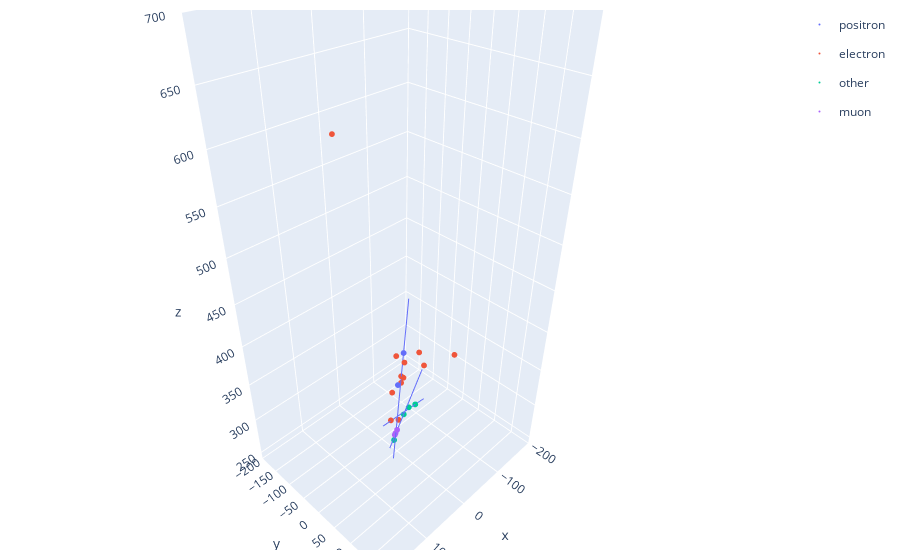

Notebook code for this chart:
### Code cell
# Plot all of the points and trajectories (FOR DEBUGGING PURPOSES)
import plotly.graph_objects as go
import plotly.express as px
import copy

x_vals = []
y_vals = []
z_vals = []
pdg_vals = []

# set the event number
event = 4

print("event: " + str(event))
print("original # of hits: {}, cut # of hits: {}".format(len(tree['EcalRecHits_v3_v12/EcalRecHits_v3_v12.xpos_'][event]), len(cutTree['EcalRecHits_v3_v12/EcalRecHits_v3_v12.xpos_'][event])))
#print("pdgID: " + str(cutTree['Pdg_ID'][event]))

cutTree['Particle'] = copy.deepcopy(cutTree['Pdg_ID'])

# convert pdg IDs to colors
for hit in range(len(cutTree['Pdg_ID'][event])):
    if cutTree['Pdg_ID'][event][hit] == 11: # e-
        cutTree['Particle'][event][hit] = 'electron'
    elif cutTree['Pdg_ID'][event][hit] == -11: # e+
        cutTree['Particle'][event][hit] = 'positron'
    elif cutTree['Pdg_ID'][event][hit] == -13: # mu-
        cutTree['Particle'][event][hit] = 'muon'
    elif cutTree['Pdg_ID'][event][hit] == 13: # mu+
        cutTree['Particle'][event][hit] = 'muon'
    elif cutTree['Pdg_ID'][event][hit] == 321: # K+
        cutTree['Particle'][event][hit] = 'kaon'
    elif cutTree['Pdg_ID'][event][hit] == -321: # K-
        cutTree['Particle'][event][hit] = 'kaon'
    else:
        cutTree['Particle'][event][hit] = 'other'

#print("colorID: " + str(cutTree['colorID'][event]))
#print("pdgID: " + str(cutTree['Pdg_ID'][event]))


# store all of the position values
for hit in range(len(cutTree['EcalRecHits_v3_v12/EcalRecHits_v3_v12.xpos_'][event])):
    x_vals.append(cutTree['EcalRecHits_v3_v12/EcalRecHits_v3_v12.xpos_'][event][hit])
    y_vals.append(cutTree['EcalRecHits_v3_v12/EcalRecHits_v3_v12.ypos_'][event][hit])
    z_vals.append(cutTree['EcalRecHits_v3_v12/EcalRecHits_v3_v12.zpos_'][event][hit])
    pdg_vals.append(cutTree['Particle'][event][hit])
        
df = {}
df['x'] = x_vals
df['y'] = y_vals
df['z'] = z_vals
df['Particle'] = pdg_vals
#print("pdg_vals: " + str(pdg_vals))

eLayerIntercepts = []
intercept = (trajectories['etraj_sp'][event][0] + layer_dz*trajectories['enorm_sp'][event][0], 
            trajectories['etraj_sp'][event][1] + layer_dz*trajectories['enorm_sp'][event][1], 
            trajectories['etraj_sp'][event][2] + layer_dz*trajectories['enorm_sp'][event][2])
eLayerIntercepts.append(intercept)
eLayerIntercepts = np.concatenate(np.array(eLayerIntercepts))
#print(eLayerIntercepts)

traj = {}
traj['trajx'] = eLayerIntercepts[0]
traj['trajy'] = eLayerIntercepts[1]
traj['trajz'] = eLayerIntercepts[2]


# radii of containment (don't need to index the event for these because all of the eLayerIntercepts are already for the nth event)

figs = []

for hit in range(len(tree2['ax'][event])):
    hough = {}
    houghX = []
    houghY = []
    houghZ = []
    # anchor point
    anchor = (tree2['ax'][event][hit],tree2['ay'][event][hit],tree2['az'][event][hit])
    houghX.append(anchor[0])
    houghY.append(anchor[1])
    houghZ.append(anchor[2])
    # positive half
    linePos = (anchor[0] + 100*tree2['bx'][event][hit],anchor[1] + 100*tree2['by'][event][hit],anchor[2] + 100*tree2['bz'][event][hit])
    houghX.append(linePos[0])
    houghY.append(linePos[1])
    houghZ.append(linePos[2])
    # negative half
    lineNeg = (anchor[0] - 100*tree2['bx'][event][hit],anchor[1] - 100*tree2['by'][event][hit],anchor[2] - 100*tree2['bz'][event][hit])
    houghX.append(lineNeg[0])
    houghY.append(lineNeg[1])
    houghZ.append(lineNeg[2])
    hough['houghX'] = houghX
    hough['houghY'] = houghY
    hough['houghZ'] = houghZ
    figH = px.line_3d(hough, x='houghX', y ='houghY', z ='houghZ')
    figs.append(figH)
'''
for layer in range(34):
    circle = {}
    radius = radius_beam_68[layer]
    centerX = eLayerIntercepts[0][layer]
    centerY = eLayerIntercepts[1][layer]
    centerZ = eLayerIntercepts[2][layer]
    theta = np.linspace(0, 2*np.pi, 360)
    circle['circleX'] = radius * np.cos(theta) + centerX
    circle['circleY'] = radius * np.sin(theta) + centerY
    circle['circleZ'] = np.zeros(360) + centerZ
    figC = px.line_3d(circle, x='circleX', y='circleY', z='circleZ')
    figs.append(figC)
'''
fig1 = px.scatter_3d(df,x='x', y='y', z='z', color='Particle', labels={
                     "x": "X (mm)",
                     "y": "Y (mm)",
                     "z": "Z (mm)"
                    }, width=700,height=700)

fig2 = px.line_3d(traj, x="trajx", y="trajy", z="trajz", labels={
                     "trajx": "X (mm)",
                     "trajy": "Y (mm)",
                     "trajz": "Z (mm)"})

figData = ()
for fig in figs:
    figData += fig.data

fig3 = go.Figure(data=fig1.data + figData)
fig3.update_xaxes(range=[-200, 200])
fig3.update_yaxes(range=[-200, 200])
fig3.update_layout(
    scene = dict(
        xaxis = dict(nticks=6, range=[-200,200],),
                     yaxis = dict(nticks=10, range=[-200,200],),
                     zaxis = dict(nticks=10, range=[240,700],),),
    autosize=False,
    margin=dict(r=20, l=10, b=10, t=10))
fig3.update_traces(marker=dict(size=2),selector=dict(mode='markers'))


fig3.show()
#print("pdgID: " + str(cutTree['Pdg_ID'][event]))

nKaons = 0
nMuons = 0
nElectrons = 0
nPositrons = 0
nOthers = 0
for pdgID in cutTree['Pdg_ID'][event]:
    if(pdgID == 11): nElectrons +=1
    elif(pdgID == -11): nPositrons +=1
    elif(pdgID == 13 or pdgID == -13): nMuons +=1
    elif(pdgID == 321 or pdgID == -321): nKaons +=1
    else: nOthers +=1

print("SUMMARY:")
print("Number of Hits: {}".format(nKaons + nMuons + nElectrons + nPositrons + nOthers))
print("-> Kaons: {}".format(nKaons))
print("-> Muons: {}".format(nMuons))
print("-> Electrons: {}".format(nElectrons))
print("-> Positrons: {}".format(nPositrons))
print("-> Others: {}".format(nOthers))

nKaons = 0
nMuons = 0
nElectrons = 0
nPositrons = 0
nOthers = 0

# events that are super hard: 5,9

### Figure 1 — Plotly figure (JSON) as saved in the notebook; plotly's stock layout.template omitted (floating-point values rounded to 4 significant figures)
{"data": [{"hovertemplate": "Particle=positron<br>X (mm)=%{x}<br>Y (mm)=%{y}<br>Z (mm)=%{z}<extra></extra>", "legendgroup": "positron", "marker": {"color": "#636efa", "size": 2, "symbol": "circle"}, "mode": "markers", "name": "positron", "scene": "scene", "showlegend": true, "type": "scatter3d", "x": [-25.02, -4.171], "y": [-9.632, -2.408], "z": [371.5, 337.5]}, {"hovertemplate": "Particle=electron<br>X (mm)=%{x}<br>Y (mm)=%{y}<br>Z (mm)=%{z}<extra></extra>", "legendgroup": "electron", "marker": {"color": "#EF553B", "size": 2, "symbol": "circle"}, "mode": "markers", "name": "electron", "scene": "scene", "showlegend": true, "type": "scatter3d", "x": [-12.51, -20.85, 16.68, -25.02, 12.51, -50.05, -45.88, -4.171, -85.96, 50.05, -12.51, 8.341], "y": [-2.408, -2.408, 4.816, -9.632, 12.04, -52.97, 12.04, 69.83, 68.89, -94.45, -2.408, -9.632], "z": [346.6, 362.4, 337.5, 337.5, 387.1, 248.4, 371.5, 387.1, 371.5, 603.0, 337.5, 288.5]}, {"hovertemplate": "Particle=other<br>X (mm)=%{x}<br>Y (mm)=%{y}<br>Z (mm)=%{z}<extra></extra>", "legendgroup": "other", "marker": {"color": "#00cc96", "size": 2, "symbol": "circle"}, "mode": "markers", "name": "other", "scene": "scene", "showlegend": true, "type": "scatter3d", "x": [-66.73, -98.48, -45.88, 2.665e-15], "y": [-38.53, -52.04, -31.3, -9.632], "z": [266.9, 253.8, 266.9, 253.8]}, {"hovertemplate": "Particle=muon<br>X (mm)=%{x}<br>Y (mm)=%{y}<br>Z (mm)=%{z}<extra></extra>", "legendgroup": "muon", "marker": {"color": "#ab63fa", "size": 2, "symbol": "circle"}, "mode": "markers", "name": "muon", "scene": "scene", "showlegend": true, "type": "scatter3d", "x": [4.171, 8.341, 16.68], "y": [-2.408, 4.816, 19.26], "z": [266.9, 274, 288.5]}, {"hovertemplate": "houghX=%{x}<br>houghY=%{y}<br>houghZ=%{z}<extra></extra>", "legendgroup": "", "line": {"color": "#636efa", "dash": "solid"}, "marker": {"symbol": "circle"}, "mode": "lines", "name": "", "scene": "scene", "showlegend": false, "type": "scatter3d", "x": [-9.732, 33.7, -53.17], "y": [0, 27.87, -27.87], "z": [340.7, 255.0, 426.3]}, {"hovertemplate": "houghX=%{x}<br>houghY=%{y}<br>houghZ=%{z}<extra></extra>", "legendgroup": "", "line": {"color": "#636efa", "dash": "solid"}, "marker": {"symbol": "circle"}, "mode": "lines", "name": "", "scene": "scene", "showlegend": false, "type": "scatter3d", "x": [-50.69, 38.58, -140.0], "y": [-32.88, 2.354, -68.1], "z": [269.0, 297.1, 240.9]}, {"hovertemplate": "houghX=%{x}<br>houghY=%{y}<br>houghZ=%{z}<extra></extra>", "legendgroup": "", "line": {"color": "#636efa", "dash": "solid"}, "marker": {"symbol": "circle"}, "mode": "lines", "name": "", "scene": "scene", "showlegend": false, "type": "scatter3d", "x": [2.085, 7.182, -3.011], "y": [15.65, -35.29, 66.59], "z": [295.5, 209.6, 381.4]}], "layout": {"autosize": false, "margin": {"b": 10, "l": 10, "r": 20, "t": 10}, "scene": {"xaxis": {"nticks": 6, "range": [-200, 200]}, "yaxis": {"nticks": 10, "range": [-200, 200]}, "zaxis": {"nticks": 10, "range": [240, 700]}}, "xaxis": {"range": [-200, 200]}, "yaxis": {"range": [-200, 200]}}}
